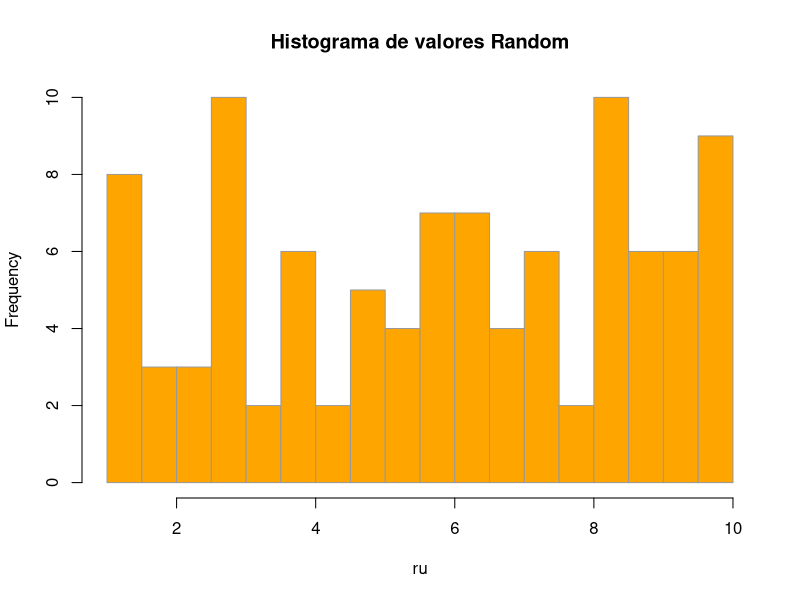

The R script that drew this image:
## ---- chunk 1
# La asignación en R son válidos 2 métodos '<-' o '='
x <- 7 # Definir variable (escalar) x que sea igual a 7
x # Mostrar que es x

y <- 3 + 2 * x # Crear y como funcion de x 
y
class(y)
## ---- chunk 2
ru <- runif(n = 100, min = 1, max = 10)
ru
## ---- chunk 3
hist(ru, breaks = 20, col = "orange", border = "gray60", 
     main = "Histograma de valores Random")
## ---- chunk 4
sample.int(n = 6, size = 10, replace = T)

## ---- chunk 5
ch <- "Chile" # Definir variable (objeto) ch que sea la palabra "Chile"
sn <- "Santiago"
ch # Mostrar ch
sn
## ---- chunk 6
ch <- "Chile" # Definir variable (objeto) ch que sea la palabra "Chile"
sn <- "Santiago"
union <- paste(sn,ch, sep = ", ")
union

## ---- chunk 7
union <- paste("Provincia de ", sn,ch, sep = ", ")
union

union0 <- paste0("Provincia de ", sn, ", ", ch)
union0
## ---- chunk 8
av <- "Av. Apoquindo"
comuna <- "comuna de Las Condes"
calle <- paste(av, comuna, union0, sep = ", ")
calle
# reemplazar Av. por Avenida
calle_new <- gsub(pattern = "Av.", replacement = "Avenida", x = calle)
calle_new
## ---- chunk 9
vec <-  c(4, 3, 1, 5, 8, 16)
vec
class(vec)
str(vec)
## ---- chunk 10
# EL primer índice en R es 1 (en otros lenguajes de programación es 0)
vec[3]

## ---- chunk 11
vec[vec >= 4]
## ---- chunk 12
vec[vec %in% c(3, 8, 7, 29)]
## ---- chunk 13
vec[!vec <= 3]
## ---- chunk 14
vec2  <-  c(7, 10, 1)
vec + vec2
## ---- chunk 15
lista <-  list(1, 2, 3, "cosa", x, y)
lista
str(lista)
## ---- chunk 16
#Tambien se puede seleccionar parte de una lista, usando el doble corchete:
lista[[3]]

## ---- chunk 17
n <- matrix(c(1.3, 2.8, 3.5, 6.4, 5.3, 6.2, 7, 4.5, 2.4, 6.3, 5.6, 5.3, 6.6, 7, 4.3),
  nrow = 5, ncol = 3, byrow = TRUE)
n
## ---- chunk 18
n[1,2]
## ---- chunk 19
n[,3]
## ---- chunk 20
df<- as.data.frame(n)
df
## ---- chunk 21
names(df)<- c("control_1","control_2","examen")
df
## ---- chunk 22
df$alumno <- c("Sofia","Tomas","Luciano","Julian","Gabriela")
df
## ---- chunk 23
df$promedio_final <-  0.3*df$control_1 + 0.3*df$control_2 + 0.4*df$examen
df
